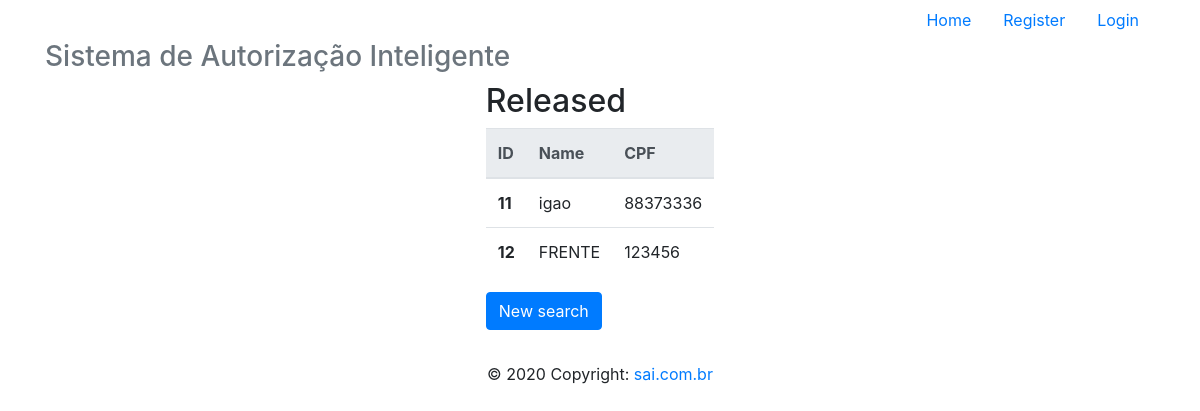
The app's page /readAllReleased/robotica with its own data.
### app/models/tables.py (models this page shows, shortened)
class Released(db.Model):
    __tablename__ = "released"
    id = db.Column(db.Integer, primary_key=True)
    name = db.Column(db.String)
    cpf = db.Column(db.String, unique=True)
    user_id = db.Column(db.Integer, db.ForeignKey('users.id'))
    user = db.relationship('User', foreign_keys=user_id)

### app/controllers/default.py (the view)
@app.route("/readAllReleased/<username>", methods=['GET', 'POST'])
@app.route("/readAllReleased", methods=['GET', 'POST'])
def readAllReleased(username):
    user = User.query.filter_by(username=username).first()
    lista = Released.query.filter_by(user_id=user.id)
    return render_template('readAllReleased.html',
                            lista=lista)

### app/templates/readAllReleased.html
{% extends 'base.html' %}
{% block content %}
    <div class="d-flex justify-content-center">
        <div class="form-group">
                <h2>Released</h2>
            <table class="table">
                <thead class="thead-light">
                <tr>
                    <th scope="col">ID</th>
                    <th scope="col">Name</th>
                    <th scope="col">CPF</th>
                </tr>
                </thead>
                <tbody>
                    {% for released in lista %}
                        <tr>
                            <th scope="row">{{ released.id }}</th>
                            <td>{{ released.name }}</td>
                            <td>{{ released.cpf }}</td>
                        </tr>
                    {% endfor %}
                </tbody>
            </table>
            <form action="{{ url_for('readReleased', username=current_user.username) }}" method="POST">
                <button type="submit" class="btn btn-primary" name="newSearch">New search</button>
            </form>
        </div>
    </div>
{% endblock %}

### records on screen
Released: id "11", name "igao", cpf "88373336"
Released: id "12", name "FRENTE", cpf "123456"
